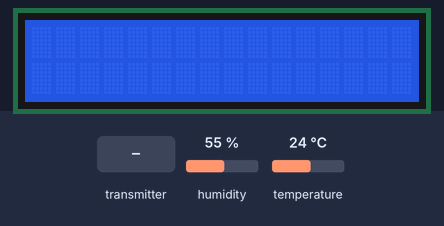
This sketch was run on a simulated Arduino Uno, built with avr-gcc and run on an emulated ATmega328P. Shown: 16×2 character LCD. The test bench sets the inputs (shaded band); at power-on: humidity 55 %, temperature 24 °C. No radio packets arrive unless stated; what the sketch prints to the serial monitor is not drawn.

Above: at 1.2 s.
1.3 s: the transmitter starts sending h = 0
At 2.5 s:
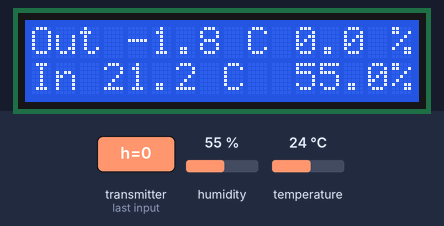
2.8 s: the transmitter starts sending t = 25
At 4.0 s:
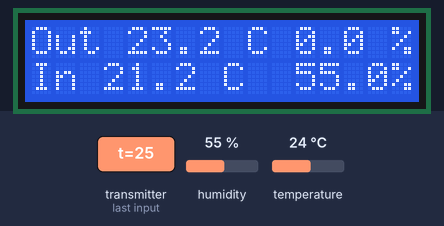
4.3 s: humidity set to 22 %
At 5.2 s:
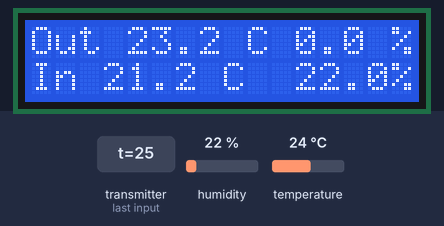
5.9 s: the transmitter starts sending h = 25
At 7.2 s:
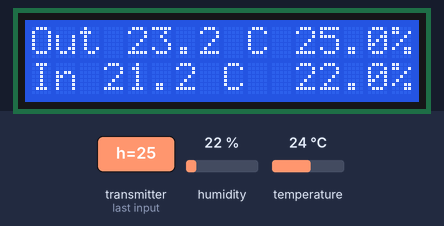
7.5 s: the transmitter starts sending t = 0
At 8.7 s:
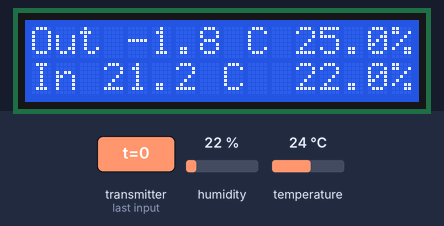
9.0 s: temperature set to 12 °C
At 10.0 s:
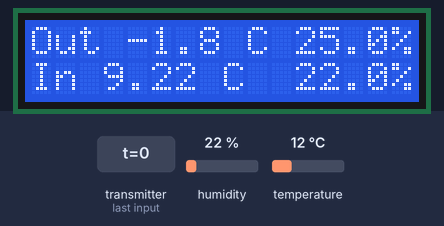
Timing chart, 0 to 11.6 s (numbered marks = the images above; inputs shaded):
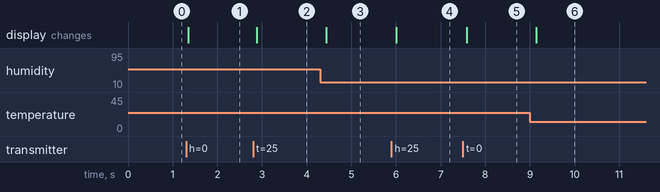

Measured:
- after the input at 1.3 s, the display: changes at once (image 1)
- after the input at 2.8 s, the display: changes after 0.08 s (image 2)
- after the input at 4.3 s, the display: changes after 0.14 s (image 3)
- after the input at 5.9 s, the display: changes after 0.11 s (image 4)
- after the input at 7.5 s, the display: changes after 0.09 s (image 5)
- after the input at 9.0 s, the display: changes after 0.15 s (image 6)

The sketch:

wireless_Rx_local_Tp_hum.ino
```cpp
// Rx
/* receive from NRF2401
 * measure local temperature
 * display remote and local temperature
 * add time?
 *
 */
#include <SPI.h>
#include <Wire.h>
#include <LiquidCrystal_I2C.h>
#include <nRF24L01.h>
#include <RF24.h>
#include <RF24_config.h>

#include <Adafruit_Sensor.h>
#include <Adafruit_BME280.h>

Adafruit_BME280 bme; // I2C
float temp ;
float baro;
float hum;
unsigned long delayTime = 15000;
RF24 radio(9, 10); // CE, CSN
struct MyData {
  float h; float t;
};
MyData data;
LiquidCrystal_I2C lcd(0x27,16,2);  // set the LCD address to 0x27 for a 16 chars and 2 line display
float temp_out_adj = 1.8; // adjustment for outside temperture
float temp_in_adj = 1.0; // adjustment for inside temperture
const byte address[6] = "00001";

void setup() {
  Serial.begin(9600);
  bme.begin(0x76);
  radio.begin();
  radio.openReadingPipe(0, address);
  radio.setPALevel(RF24_PA_MIN);
  radio.startListening();
  lcd.init();
  lcd.backlight();
}
void loop() {
  if (radio.available()) {
    //char text[32] = "";
    //radio.read(&text, sizeof(text));
    temp = (bme.readTemperature() -temp_in_adj);
    hum = bme.readHumidity();
    Serial.println("pong ...");
    radio.read(&data, sizeof(MyData));
    Serial.print("Hm out= "); Serial.print(data.h,1); Serial.println(" %");
    Serial.print("Tp out= "); Serial.print(data.t,1); Serial.println(" °C");
    Serial.print("Tp in= "); Serial.print(temp,1); Serial.println(" °C");
    Serial.print("Hm in= "); Serial.print(hum,1); Serial.println(" %");
    // outside temperature and humidity
    lcd.setCursor(0,0); lcd.print("Out");
    lcd.setCursor(4,0); lcd.print(data.t - temp_out_adj,1);
    lcd.setCursor(9,0); lcd.print("C");
    lcd.setCursor(11,0); lcd.print(data.h,1);
    lcd.setCursor(15,0); lcd.print("%");
    // inside temperature and humidity
    lcd.setCursor(0,1); lcd.print("In");
    lcd.setCursor(3,1); lcd.print(temp - temp_out_adj,1 );
    lcd.setCursor(8,1); lcd.print("C");
    lcd.setCursor(11,1); lcd.print(hum,1);
    lcd.setCursor(15,1); lcd.print("%");
  }
  //Serial.println();
  //lcd.setCursor(0,1);
  //lcd.print(temp);
  //delay(delaytime);
}
```
